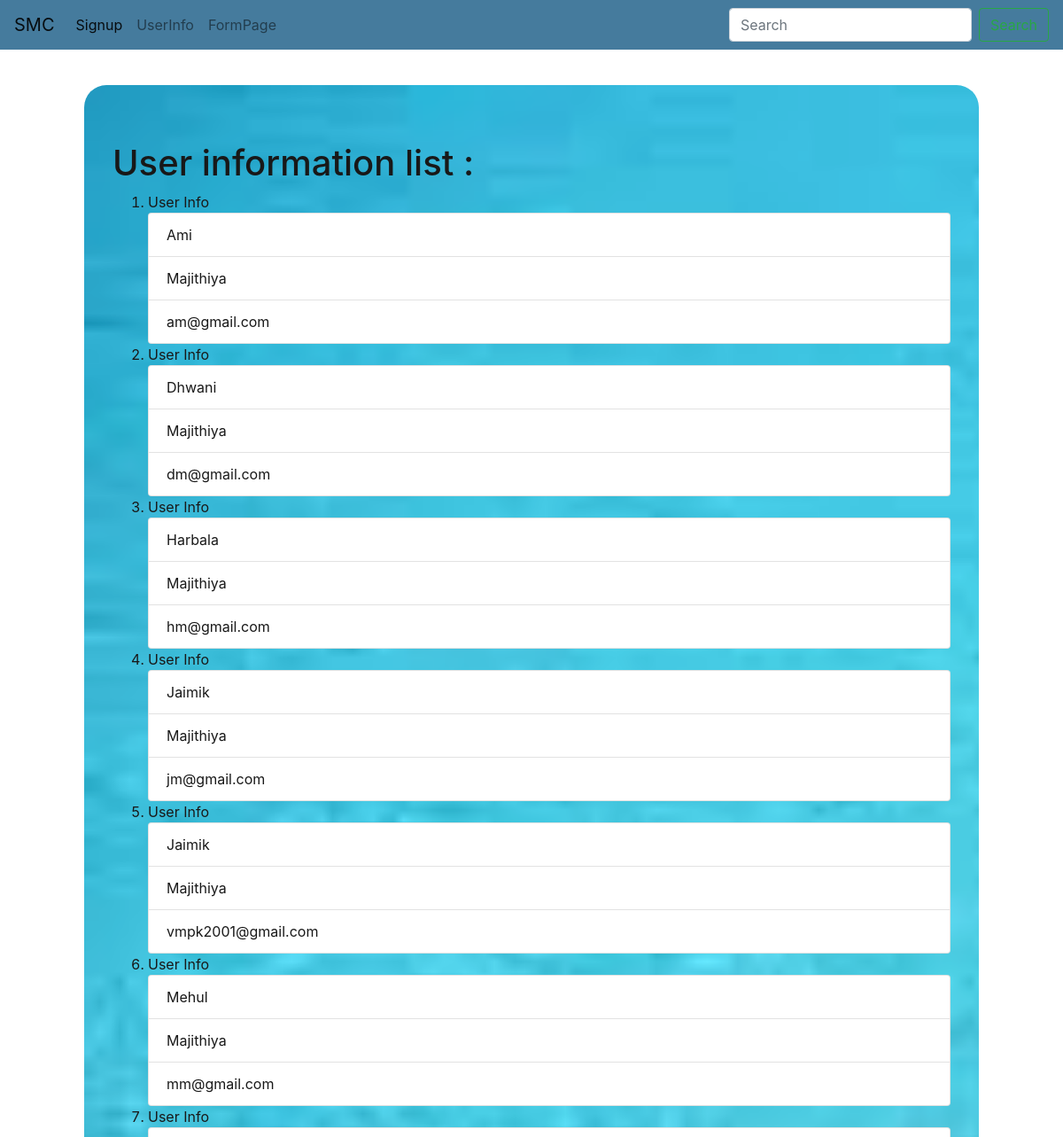
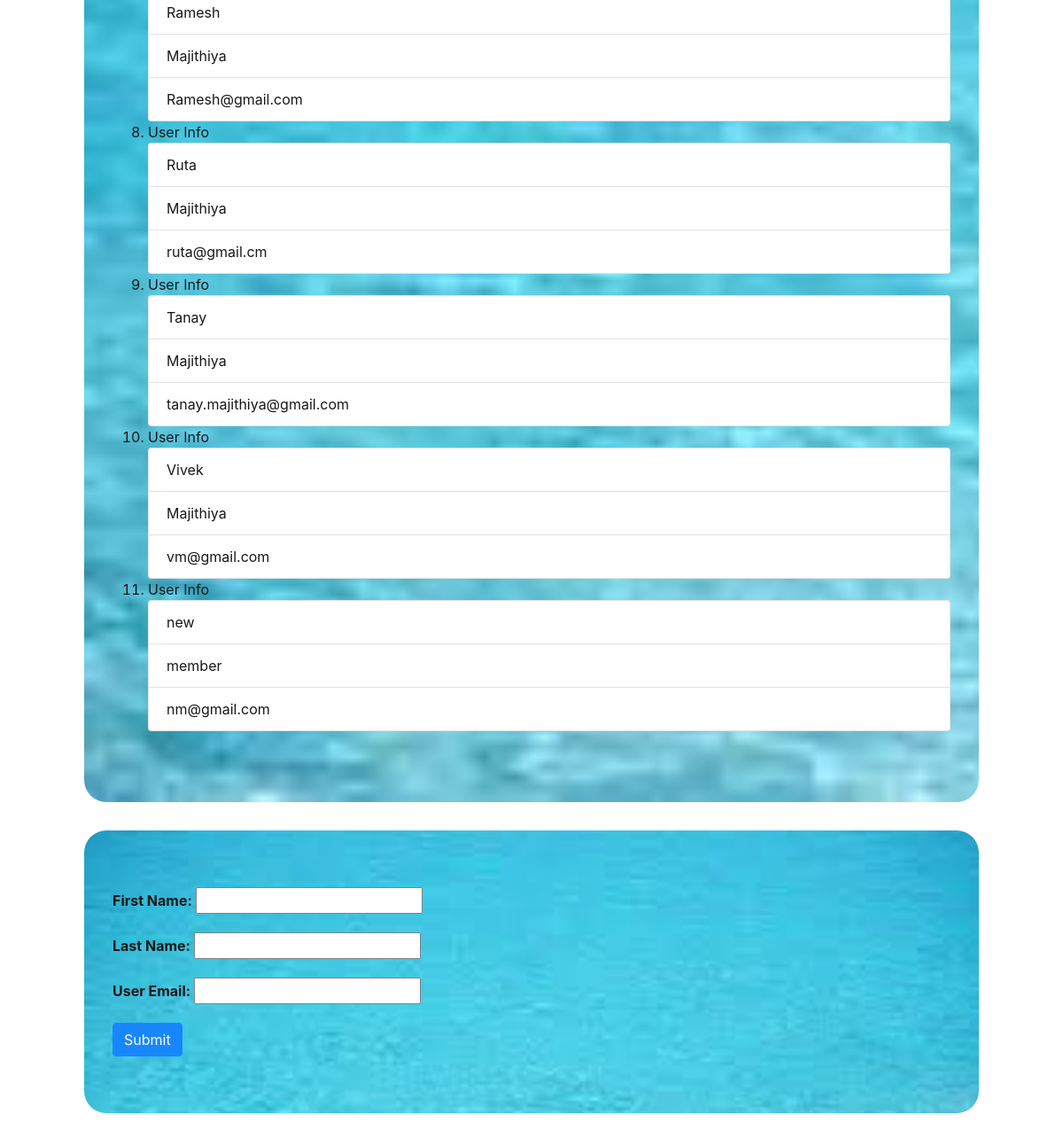
Screenshot of /AppTwo/userinfo/ with the database file from the repository (2 pictures, top to bottom).
### AppTwo/models.py (models this page shows, shortened)
class UserInfo(models.Model):
    First_Name=models.CharField(max_length=100)
    Last_Name=models.CharField(max_length=100)
    User_Email=models.EmailField(max_length=200, unique=True)

### AppTwo/views.py (the view, shortened to what this page needs)
# urls.py: path('userinfo/',views.userinfo,name='userinfo'),
def userinfo(request):
    Users_List = UserInfo.objects.order_by('First_Name')
    userform1 = forms.Usersignup
    user_dict = {'user_temp_ref':Users_List,'userform1':userform1}
    return render(request,'AppTwo/userinfo.html',context=user_dict)

### templates/AppTwo/userinfo.html (shortened to what this page needs)
<!DOCTYPE html>
{% extends "AppTwo/base.html" %}
{% block body_block %}
        <h1>User information list :</h1>
        {% if user_temp_ref %}
          <ol type="1">
            {% for rec in user_temp_ref %}
            <li>User Info</li>
            <ul class="list-group list-group-horizontal">
              <li class="list-group-item">{{ rec.First_Name }}</li>
              <li class="list-group-item">{{ rec.Last_Name }}</li>
              <li class="list-group-item">{{ rec.User_Email }}</li>
            </ul>
            {% endfor %}
          </ol>
          {% else %}
            <p> No user information available in database!! </p>
          {% endif %}
      </div>
    </div>
    <div class="container">
      <div class="jumbotron tranbox">
        <form method="POST">
          {{ userform1.as_p }}
          <input type="submit" class="btn btn-primary" value="Submit">
        </form>
{% endblock %}

### templates/AppTwo/base.html (shortened to what this page needs)
<!DOCTYPE html>
{% load static %}
<html lang="en" dir="ltr">
  <head>
    <link rel="stylesheet" href="https://maxcdn.bootstrapcdn.com/bootstrap/4.0.0/css/bootstrap.min.css">
    <link rel="stylesheet" href="{% static 'css/style.css' %}">
  </head>
  <body>
    <nav class="navbar navbar-expand-lg navbar-light fixed-top" style="background-color: #457b9d;">
  <a class="navbar-brand" href="{% url 'AppTwo:index' %}">SMC</a>
  <div class="collapse navbar-collapse" id="navbarSupportedContent">
    <ul class="navbar-nav mr-auto">
      <li class="nav-item active">
        <a class="nav-link" href="{% url 'AppTwo:usersignup' %}">Signup<span class="sr-only">(current)</span></a>
      </li>
      <li class="nav-item">
        <a class="nav-link" href="{% url 'AppTwo:userinfo' %}">UserInfo</a>
      </li>
      <li class="nav-item">
        <a class="nav-link" href="{% url 'AppTwo:formpage' %}">FormPage</a>
      </li>
    </ul>
    <form class="form-inline my-2 my-lg-0">
      <input class="form-control mr-sm-2" type="search" placeholder="Search" aria-label="Search">
      <button class="btn btn-outline-success my-2 my-sm-0" type="submit">Search</button>
    </form>
  </div>
</nav>
<br><br><br><br>
<div class="container bkg">
  <div class="jumbotron tranbox">
    {% block body_block %}
    {% endblock %}
  </div>
  </div>
  </body>
</html>

### static/css/style.css (style rules this page uses)
div.tranbox { background-image: url(../images/image2.jpg); opacity: 0.9; color: black; background-size: cover; border-radius: 25px; margin-left: 50px; margin-right: 50px; }
div.tranbox p { font-weight: bold; color: #000000; }

### rows the page displays
UserInfo: First_Name "Ami", Last_Name "Majithiya", User_Email "am@gmail.com"
UserInfo: First_Name "Dhwani", Last_Name "Majithiya", User_Email "dm@gmail.com"
UserInfo: First_Name "Harbala", Last_Name "Majithiya", User_Email "hm@gmail.com"
UserInfo: First_Name "Jaimik", Last_Name "Majithiya", User_Email "jm@gmail.com"
UserInfo: First_Name "Jaimik", Last_Name "Majithiya", User_Email "vmpk2001@gmail.com"
UserInfo: First_Name "Mehul", Last_Name "Majithiya", User_Email "mm@gmail.com"
UserInfo: First_Name "Ramesh", Last_Name "Majithiya", User_Email "Ramesh@gmail.com"
UserInfo: First_Name "Ruta", Last_Name "Majithiya", User_Email "ruta@gmail.cm"
UserInfo: First_Name "Tanay", Last_Name "Majithiya", User_Email "tanay.majithiya@gmail.com"
UserInfo: First_Name "Vivek", Last_Name "Majithiya", User_Email "vm@gmail.com"
UserInfo: First_Name "new", Last_Name "member", User_Email "nm@gmail.com"
